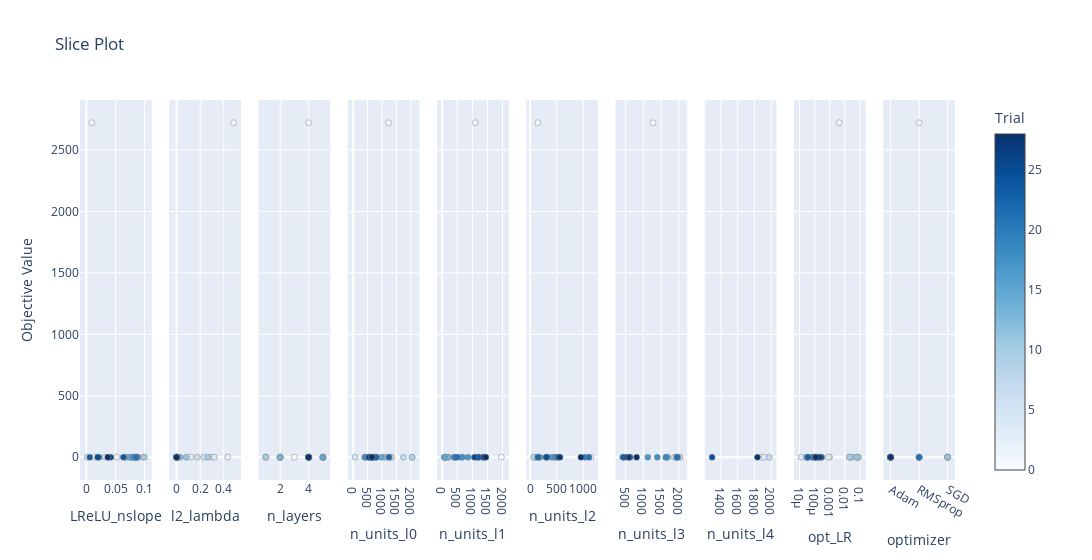

Here is the notebook cell this chart was saved with:
### Code cell
fig4.show()

### Figure 1 — Plotly figure (JSON) as saved in the notebook; plotly's stock layout.template omitted (floating-point values rounded to 4 significant figures)
{"data": [{"marker": {"color": [0, 1, 2, 3, 4, 5, 6, 7, 8, 9, 10, 11, 12, 13, 14, 15, 16, 17, 18, 19, 20, 21, 22, 23, 24, 25, 26, 27, 28], "colorbar": {"title": {"text": "Trial"}, "x": 1, "xpad": 40}, "colorscale": [[0, "rgb(247,251,255)"], [0.125, "rgb(222,235,247)"], [0.25, "rgb(198,219,239)"], [0.375, "rgb(158,202,225)"], [0.5, "rgb(107,174,214)"], [0.625, "rgb(66,146,198)"], [0.75, "rgb(33,113,181)"], [0.875, "rgb(8,81,156)"], [1, "rgb(8,48,107)"]], "line": {"color": "Grey", "width": 0.5}, "showscale": true}, "mode": "markers", "name": "Feasible Trial", "showlegend": false, "type": "scatter", "x": [0.01443, 0.0091, 0.05215, 0.0842, 0.03187, 0.001626, 0.09751, 0.07462, 0.07651, 0.06699, 0.09951, 0.08785, 0.088, 0.08151, 0.06805, 0.07494, 0.08122, 0.081, 0.08008, 0.08559, 0.08675, 0.08474, 0.02168, 0.005862, 0.06343, 0.01928, 0.04178, 0.03747, 0.03672], "xaxis": "x", "y": [1.006, 2721.0, 1.005, 0.9848, 0.981, 0.6148, 0.6135, 0.4481, 0.1853, 0.1392, 0.841, 0.5711, 0.193, 0.1239, 0.1335, 0.1189, 0.1325, 0.1439, 0.1564, 0.1235, 0.11, 0.08328, 0.1039, 0.1404, 0.102, 0.1052, 0.08704, 0.09613, 0.1086], "yaxis": "y"}, {"marker": {"color": [0, 1, 2, 3, 4, 5, 6, 7, 8, 9, 10, 11, 12, 13, 14, 15, 16, 17, 18, 19, 20, 21, 22, 23, 24, 25, 26, 27, 28], "colorbar": {"title": {"text": "Trial"}, "x": 1, "xpad": 40}, "colorscale": [[0, "rgb(247,251,255)"], [0.125, "rgb(222,235,247)"], [0.25, "rgb(198,219,239)"], [0.375, "rgb(158,202,225)"], [0.5, "rgb(107,174,214)"], [0.625, "rgb(66,146,198)"], [0.75, "rgb(33,113,181)"], [0.875, "rgb(8,81,156)"], [1, "rgb(8,48,107)"]], "line": {"color": "Grey", "width": 0.5}, "showscale": false}, "mode": "markers", "name": "Feasible Trial", "showlegend": false, "type": "scatter", "x": [0.3017, 0.4844, 0.4329, 0.1214, 0.32, 0.231, 0.175, 0.007958, 0.003096, 0.001751, 0.2661, 0.0827, 0.03118, 0.006415, 0.001209, 0.003215, 0.0008905, 5.155e-05, 0.001264, 0.001101, 0.00115, 5.913e-05, 3.886e-06, 0.0008629, 0.000171, 3.355e-05, 7.241e-05, 0.0002528, 0.001299], "xaxis": "x2", "y": [1.006, 2721.0, 1.005, 0.9848, 0.981, 0.6148, 0.6135, 0.4481, 0.1853, 0.1392, 0.841, 0.5711, 0.193, 0.1239, 0.1335, 0.1189, 0.1325, 0.1439, 0.1564, 0.1235, 0.11, 0.08328, 0.1039, 0.1404, 0.102, 0.1052, 0.08704, 0.09613, 0.1086], "yaxis": "y2"}, {"marker": {"color": [0, 1, 2, 3, 4, 5, 6, 7, 8, 9, 10, 11, 12, 13, 14, 15, 16, 17, 18, 19, 20, 21, 22, 23, 24, 25, 26, 27, 28], "colorbar": {"title": {"text": "Trial"}, "x": 1, "xpad": 40}, "colorscale": [[0, "rgb(247,251,255)"], [0.125, "rgb(222,235,247)"], [0.25, "rgb(198,219,239)"], [0.375, "rgb(158,202,225)"], [0.5, "rgb(107,174,214)"], [0.625, "rgb(66,146,198)"], [0.75, "rgb(33,113,181)"], [0.875, "rgb(8,81,156)"], [1, "rgb(8,48,107)"]], "line": {"color": "Grey", "width": 0.5}, "showscale": false}, "mode": "markers", "name": "Feasible Trial", "showlegend": false, "type": "scatter", "x": [3, 4, 2, 2, 2, 1, 1, 5, 5, 5, 1, 2, 2, 2, 5, 5, 4, 4, 4, 4, 4, 4, 4, 4, 4, 4, 4, 4, 4], "xaxis": "x3", "y": [1.006, 2721.0, 1.005, 0.9848, 0.981, 0.6148, 0.6135, 0.4481, 0.1853, 0.1392, 0.841, 0.5711, 0.193, 0.1239, 0.1335, 0.1189, 0.1325, 0.1439, 0.1564, 0.1235, 0.11, 0.08328, 0.1039, 0.1404, 0.102, 0.1052, 0.08704, 0.09613, 0.1086], "yaxis": "y3"}, {"marker": {"color": [0, 1, 2, 3, 4, 5, 6, 7, 8, 9, 10, 11, 12, 13, 14, 15, 16, 17, 18, 19, 20, 21, 22, 23, 24, 25, 26, 27, 28], "colorbar": {"title": {"text": "Trial"}, "x": 1, "xpad": 40}, "colorscale": [[0, "rgb(247,251,255)"], [0.125, "rgb(222,235,247)"], [0.25, "rgb(198,219,239)"], [0.375, "rgb(158,202,225)"], [0.5, "rgb(107,174,214)"], [0.625, "rgb(66,146,198)"], [0.75, "rgb(33,113,181)"], [0.875, "rgb(8,81,156)"], [1, "rgb(8,48,107)"]], "line": {"color": "Grey", "width": 0.5}, "showscale": false}, "mode": "markers", "name": "Feasible Trial", "showlegend": false, "type": "scatter", "x": [1285, 1229, 1342, 401, 553, 64, 1281, 1743, 2046, 2042, 1068, 1159, 811, 756, 787, 984, 670, 400, 434, 535, 639, 665, 1241, 796, 692, 594, 543, 638, 649], "xaxis": "x4", "y": [1.006, 2721.0, 1.005, 0.9848, 0.981, 0.6148, 0.6135, 0.4481, 0.1853, 0.1392, 0.841, 0.5711, 0.193, 0.1239, 0.1335, 0.1189, 0.1325, 0.1439, 0.1564, 0.1235, 0.11, 0.08328, 0.1039, 0.1404, 0.102, 0.1052, 0.08704, 0.09613, 0.1086], "yaxis": "y4"}, {"marker": {"color": [0, 1, 2, 3, 4, 7, 8, 9, 11, 12, 13, 14, 15, 16, 17, 18, 19, 20, 21, 22, 23, 24, 25, 26, 27, 28], "colorbar": {"title": {"text": "Trial"}, "x": 1, "xpad": 40}, "colorscale": [[0, "rgb(247,251,255)"], [0.125, "rgb(222,235,247)"], [0.25, "rgb(198,219,239)"], [0.375, "rgb(158,202,225)"], [0.5, "rgb(107,174,214)"], [0.625, "rgb(66,146,198)"], [0.75, "rgb(33,113,181)"], [0.875, "rgb(8,81,156)"], [1, "rgb(8,48,107)"]], "line": {"color": "Grey", "width": 0.5}, "showscale": false}, "mode": "markers", "name": "Feasible Trial", "showlegend": false, "type": "scatter", "x": [1963, 1096, 1349, 118, 648, 137, 125, 73, 205, 71, 188, 468, 81, 407, 853, 669, 401, 423, 507, 1142, 1177, 1223, 1067, 1354, 1402, 1447], "xaxis": "x5", "y": [1.006, 2721.0, 1.005, 0.9848, 0.981, 0.4481, 0.1853, 0.1392, 0.5711, 0.193, 0.1239, 0.1335, 0.1189, 0.1325, 0.1439, 0.1564, 0.1235, 0.11, 0.08328, 0.1039, 0.1404, 0.102, 0.1052, 0.08704, 0.09613, 0.1086], "yaxis": "y5"}, {"marker": {"color": [0, 1, 7, 8, 9, 14, 15, 16, 17, 18, 19, 20, 21, 22, 23, 24, 25, 26, 27, 28], "colorbar": {"title": {"text": "Trial"}, "x": 1, "xpad": 40}, "colorscale": [[0, "rgb(247,251,255)"], [0.125, "rgb(222,235,247)"], [0.25, "rgb(198,219,239)"], [0.375, "rgb(158,202,225)"], [0.5, "rgb(107,174,214)"], [0.625, "rgb(66,146,198)"], [0.75, "rgb(33,113,181)"], [0.875, "rgb(8,81,156)"], [1, "rgb(8,48,107)"]], "line": {"color": "Grey", "width": 0.5}, "showscale": false}, "mode": "markers", "name": "Feasible Trial", "showlegend": false, "type": "scatter", "x": [1137, 147, 108, 92, 67, 393, 190, 483, 496, 450, 144, 1027, 1104, 154, 301, 322, 306, 534, 562, 954], "xaxis": "x6", "y": [1.006, 2721.0, 0.4481, 0.1853, 0.1392, 0.1335, 0.1189, 0.1325, 0.1439, 0.1564, 0.1235, 0.11, 0.08328, 0.1039, 0.1404, 0.102, 0.1052, 0.08704, 0.09613, 0.1086], "yaxis": "y6"}, {"marker": {"color": [1, 7, 8, 9, 14, 15, 16, 17, 18, 19, 20, 21, 22, 23, 24, 25, 26, 27, 28], "colorbar": {"title": {"text": "Trial"}, "x": 1, "xpad": 40}, "colorscale": [[0, "rgb(247,251,255)"], [0.125, "rgb(222,235,247)"], [0.25, "rgb(198,219,239)"], [0.375, "rgb(158,202,225)"], [0.5, "rgb(107,174,214)"], [0.625, "rgb(66,146,198)"], [0.75, "rgb(33,113,181)"], [0.875, "rgb(8,81,156)"], [1, "rgb(8,48,107)"]], "line": {"color": "Grey", "width": 0.5}, "showscale": false}, "mode": "markers", "name": "Feasible Trial", "showlegend": false, "type": "scatter", "x": [1272, 1875, 2032, 1961, 1661, 1941, 1680, 1125, 1393, 1632, 1960, 1953, 627, 420, 450, 531, 597, 597, 809], "xaxis": "x7", "y": [2721.0, 0.4481, 0.1853, 0.1392, 0.1335, 0.1189, 0.1325, 0.1439, 0.1564, 0.1235, 0.11, 0.08328, 0.1039, 0.1404, 0.102, 0.1052, 0.08704, 0.09613, 0.1086], "yaxis": "y7"}, {"marker": {"color": [7, 8, 9, 14, 15], "colorbar": {"title": {"text": "Trial"}, "x": 1, "xpad": 40}, "colorscale": [[0, "rgb(247,251,255)"], [0.125, "rgb(222,235,247)"], [0.25, "rgb(198,219,239)"], [0.375, "rgb(158,202,225)"], [0.5, "rgb(107,174,214)"], [0.625, "rgb(66,146,198)"], [0.75, "rgb(33,113,181)"], [0.875, "rgb(8,81,156)"], [1, "rgb(8,48,107)"]], "line": {"color": "Grey", "width": 0.5}, "showscale": false}, "mode": "markers", "name": "Feasible Trial", "showlegend": false, "type": "scatter", "x": [1874, 1916, 1975, 1294, 1835], "xaxis": "x8", "y": [0.4481, 0.1853, 0.1392, 0.1335, 0.1189], "yaxis": "y8"}, {"marker": {"color": [0, 1, 2, 3, 4, 5, 6, 7, 8, 9, 10, 11, 12, 13, 14, 15, 16, 17, 18, 19, 20, 21, 22, 23, 24, 25, 26, 27, 28], "colorbar": {"title": {"text": "Trial"}, "x": 1, "xpad": 40}, "colorscale": [[0, "rgb(247,251,255)"], [0.125, "rgb(222,235,247)"], [0.25, "rgb(198,219,239)"], [0.375, "rgb(158,202,225)"], [0.5, "rgb(107,174,214)"], [0.625, "rgb(66,146,198)"], [0.75, "rgb(33,113,181)"], [0.875, "rgb(8,81,156)"], [1, "rgb(8,48,107)"]], "line": {"color": "Grey", "width": 0.5}, "showscale": false}, "mode": "markers", "name": "Feasible Trial", "showlegend": false, "type": "scatter", "x": [0.03226, 0.00426, 0.0009917, 0.000841, 1.316e-05, 0.02116, 0.02616, 0.07446, 0.07675, 0.0805, 0.02051, 0.05902, 0.0003025, 0.0001377, 3.173e-05, 0.0001818, 3.787e-05, 3.264e-05, 3.023e-05, 7.582e-05, 7.279e-05, 0.0001028, 9.653e-05, 3.708e-05, 0.0001391, 0.0001146, 0.0002688, 0.000201, 0.0001175], "xaxis": "x9", "y": [1.006, 2721.0, 1.005, 0.9848, 0.981, 0.6148, 0.6135, 0.4481, 0.1853, 0.1392, 0.841, 0.5711, 0.193, 0.1239, 0.1335, 0.1189, 0.1325, 0.1439, 0.1564, 0.1235, 0.11, 0.08328, 0.1039, 0.1404, 0.102, 0.1052, 0.08704, 0.09613, 0.1086], "yaxis": "y9"}, {"marker": {"color": [0, 1, 2, 3, 4, 5, 6, 7, 8, 9, 10, 11, 12, 13, 14, 15, 16, 17, 18, 19, 20, 21, 22, 23, 24, 25, 26, 27, 28], "colorbar": {"title": {"text": "Trial"}, "x": 1, "xpad": 40}, "colorscale": [[0, "rgb(247,251,255)"], [0.125, "rgb(222,235,247)"], [0.25, "rgb(198,219,239)"], [0.375, "rgb(158,202,225)"], [0.5, "rgb(107,174,214)"], [0.625, "rgb(66,146,198)"], [0.75, "rgb(33,113,181)"], [0.875, "rgb(8,81,156)"], [1, "rgb(8,48,107)"]], "line": {"color": "Grey", "width": 0.5}, "showscale": false}, "mode": "markers", "name": "Feasible Trial", "showlegend": false, "type": "scatter", "x": ["Adam", "RMSprop", "Adam", "Adam", "RMSprop", "RMSprop", "SGD", "SGD", "SGD", "SGD", "SGD", "SGD", "Adam", "Adam", "Adam", "Adam", "Adam", "Adam", "Adam", "RMSprop", "RMSprop", "RMSprop", "Adam", "Adam", "Adam", "Adam", "Adam", "Adam", "Adam"], "xaxis": "x10", "y": [1.006, 2721.0, 1.005, 0.9848, 0.981, 0.6148, 0.6135, 0.4481, 0.1853, 0.1392, 0.841, 0.5711, 0.193, 0.1239, 0.1335, 0.1189, 0.1325, 0.1439, 0.1564, 0.1235, 0.11, 0.08328, 0.1039, 0.1404, 0.102, 0.1052, 0.08704, 0.09613, 0.1086], "yaxis": "y10"}], "layout": {"title": {"text": "Slice Plot"}, "width": 3000, "xaxis": {"anchor": "y", "domain": [0, 0.082], "title": {"text": "LReLU_nslope"}}, "xaxis10": {"anchor": "y10", "categoryarray": ["Adam", "RMSprop", "SGD"], "categoryorder": "array", "domain": [0.918, 1.0], "title": {"text": "optimizer"}, "type": "category"}, "xaxis2": {"anchor": "y2", "domain": [0.102, 0.184], "title": {"text": "l2_lambda"}}, "xaxis3": {"anchor": "y3", "domain": [0.204, 0.286], "title": {"text": "n_layers"}}, "xaxis4": {"anchor": "y4", "domain": [0.306, 0.388], "title": {"text": "n_units_l0"}}, "xaxis5": {"anchor": "y5", "domain": [0.408, 0.49], "title": {"text": "n_units_l1"}}, "xaxis6": {"anchor": "y6", "domain": [0.51, 0.592], "title": {"text": "n_units_l2"}}, "xaxis7": {"anchor": "y7", "domain": [0.612, 0.694], "title": {"text": "n_units_l3"}}, "xaxis8": {"anchor": "y8", "domain": [0.714, 0.796], "title": {"text": "n_units_l4"}}, "xaxis9": {"anchor": "y9", "domain": [0.816, 0.898], "title": {"text": "opt_LR"}, "type": "log"}, "yaxis": {"anchor": "x", "domain": [0, 1], "title": {"text": "Objective Value"}}, "yaxis10": {"anchor": "x10", "domain": [0, 1], "matches": "y", "showticklabels": false}, "yaxis2": {"anchor": "x2", "domain": [0, 1], "matches": "y", "showticklabels": false}, "yaxis3": {"anchor": "x3", "domain": [0, 1], "matches": "y", "showticklabels": false}, "yaxis4": {"anchor": "x4", "domain": [0, 1], "matches": "y", "showticklabels": false}, "yaxis5": {"anchor": "x5", "domain": [0, 1], "matches": "y", "showticklabels": false}, "yaxis6": {"anchor": "x6", "domain": [0, 1], "matches": "y", "showticklabels": false}, "yaxis7": {"anchor": "x7", "domain": [0, 1], "matches": "y", "showticklabels": false}, "yaxis8": {"anchor": "x8", "domain": [0, 1], "matches": "y", "showticklabels": false}, "yaxis9": {"anchor": "x9", "domain": [0, 1], "matches": "y", "showticklabels": false}}}
